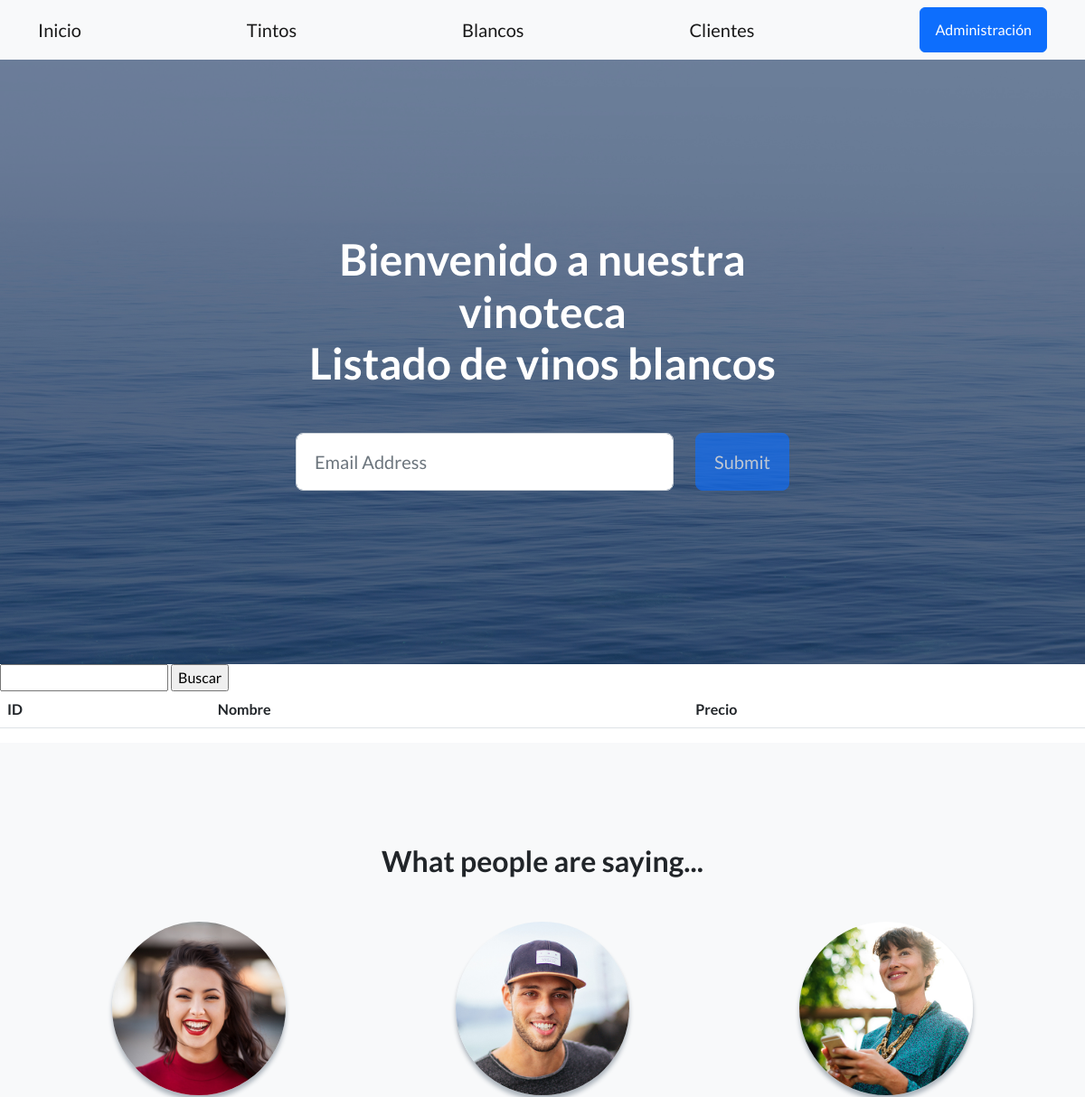
The page /app/blanco/ (upper part) on the database as committed earlier.
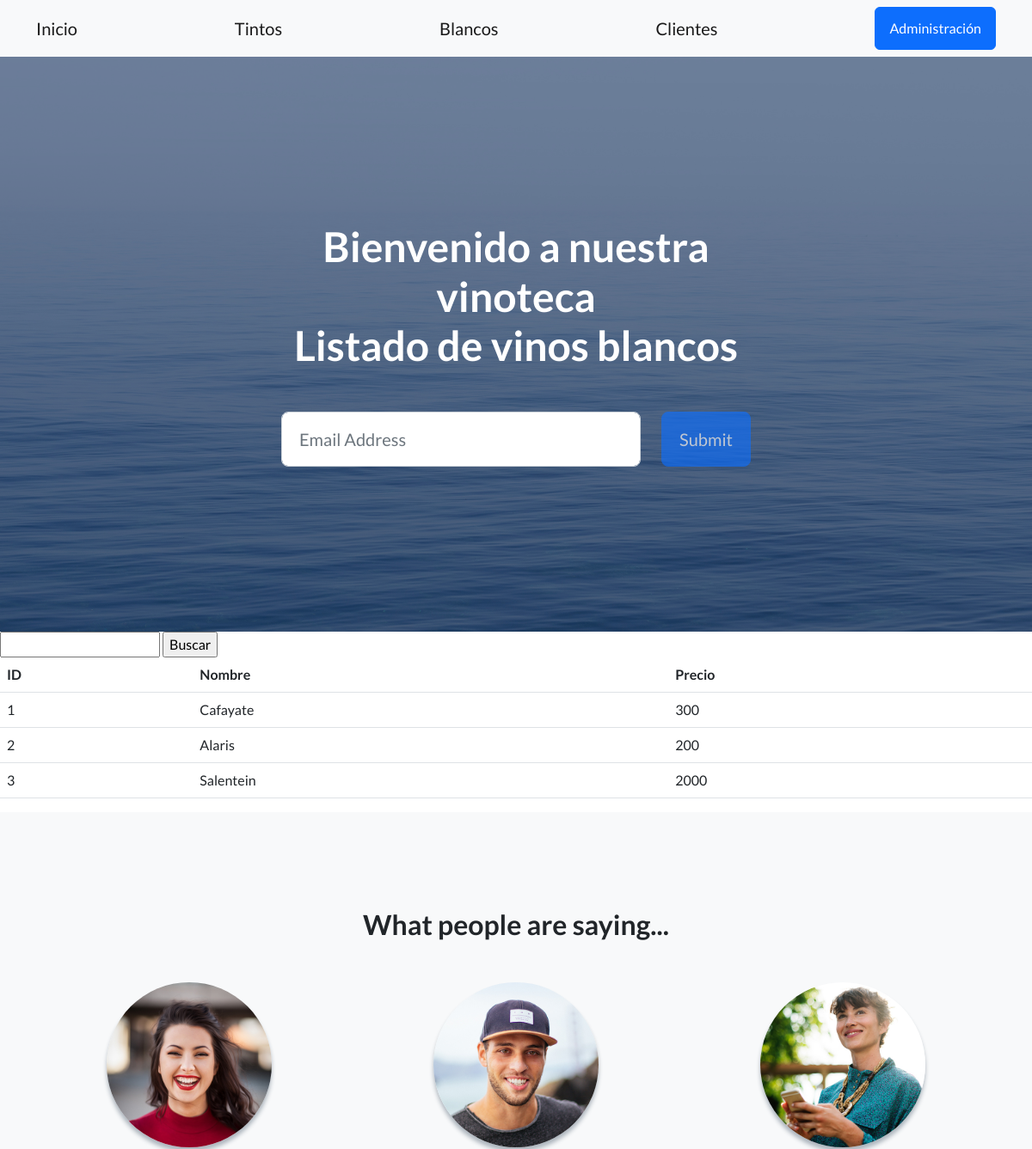
The same page on the database as committed later.
### app/models.py (models this page shows, shortened)
class Blancos(models.Model):
    nombre = models.CharField(max_length=50)
    precio = models.IntegerField()

### app/views.py (the view)
# urls.py: path('blanco/', blanco, name="blanco"),
def blanco(request):
    ctx = {"db": Blancos.objects.all()}
    return render(request, "app/blanco.html", ctx)

### app/templates/app/blanco.html (shortened to what this page needs)
{% extends 'app/base.html' %}
{% load static %}
{% block cabecera %}
    Listado de vinos blancos
{% endblock cabecera %}
{% block contenido %}
<form action="/app/buscar3" method="get">
    <input type="text" name="precio" id="precio">
    <input type="submit" value="Buscar">
</form>
<table class="table">
    <thead>
        <tr>
            <th>ID</th>
            <th>Nombre</th>
            <th>Precio</th>
        </tr>
    </thead>
    <tbody>
    {% for curso2 in db %}
    <tr>
        <td>{{ curso2.id }}</td>
        <td>{{ curso2.nombre }}</td>
        <td>{{ curso2.precio }}</td>
    </tr>
    {% endfor %}
 </tbody>
</table>
{% endblock contenido %}

Rows that differ between the two databases and show on the page:
added Blancos: id "1", nombre "Cafayate", precio "300"
added Blancos: id "2", nombre "Alaris", precio "200"
added Blancos: id "3", nombre "Salentein", precio "2000"
